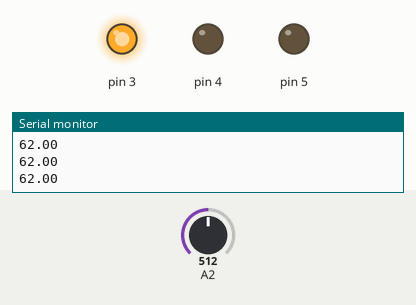
The sketch below on a simulated Arduino Uno, built with avr-gcc and run on an emulated ATmega328P. On the bench: output pins drawn as LEDs (lit = HIGH), the last lines printed to the serial monitor. The test bench sets the inputs (shaded band); at power-on: A2 = 512.

Above: at 1.3 s.
1.4 s: A2 set to 612
2.9 s: A2 set to 634
At 3.6 s:
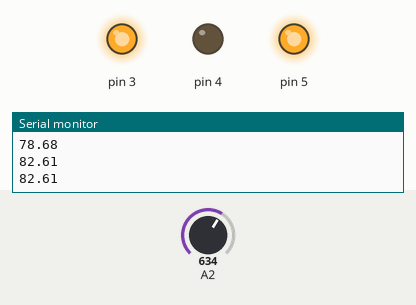
4.5 s: A2 set to 511
At 4.8 s:
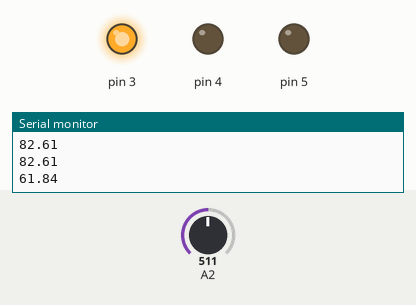
6.0 s: A2 set to 716
At 7.2 s:
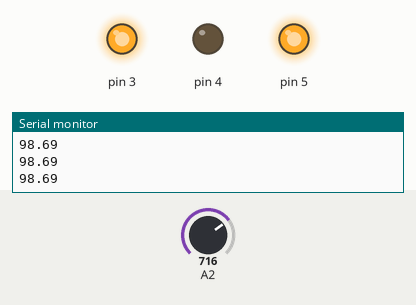
Timing chart, 0 to 8.5 s (numbered marks = the images above; inputs shaded):
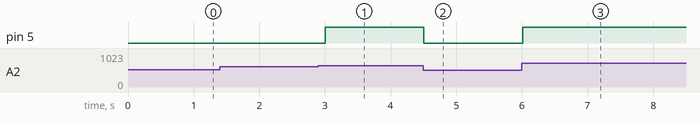

The sketch:

Heat-Controlled-Fan.ino
```cpp
//Heat controlled fan
//UNO R3 + L293D motor

int tempPin = 2;       //thermistor wired to pin A2
const int onTemp = 80;
const int offTemp = 77; //hysteresis, intentional gap to prevent fan from rapid switching
bool fanOn = false;

void setup() {
  pinMode(5, OUTPUT);
  pinMode(3, OUTPUT);
  pinMode(4, OUTPUT);
  digitalWrite(3, HIGH);  // Determines counter-clockwise rotation
  digitalWrite(4, LOW);   // Turns off clockwise rotation
  Serial.begin(9600);
}

void loop() {
double tempK = log(10000.0 * ((1024.0 / analogRead(2) - 1)));  //converts voltage reading to thermistor resistance
tempK = 1 / (0.001129148 + (0.000234125 + (0.0000000876741 * tempK * tempK )) * tempK );
float tempC = tempK - 273.15;            // Convert Kelvin to Celcius
float tempF = (tempC * 9.0)/ 5.0 + 32.0 - 15.0; // Convert Celcius to Fahrenheit as well as an offset due to an inaccurate reading I experienced

if (tempF >= onTemp) {
  fanOn = true;
}

if (tempF <= offTemp){
fanOn = false;
}

if (fanOn) {
  digitalWrite(5, HIGH);
} else {
  digitalWrite (5,LOW);
}

Serial.println(tempF);
delay(500);       // serial monitor reads twice per second
}
```

Measured:
- the behaviour switches between 619 and 620 on A2 (found by bisection; images 0 and 1)
- after the input at 2.9 s, pin 5: LOW → HIGH after 0.11 s
- after the input at 4.5 s, pin 5: HIGH → LOW at once
- after the input at 6.0 s, pin 5: LOW → HIGH at once
